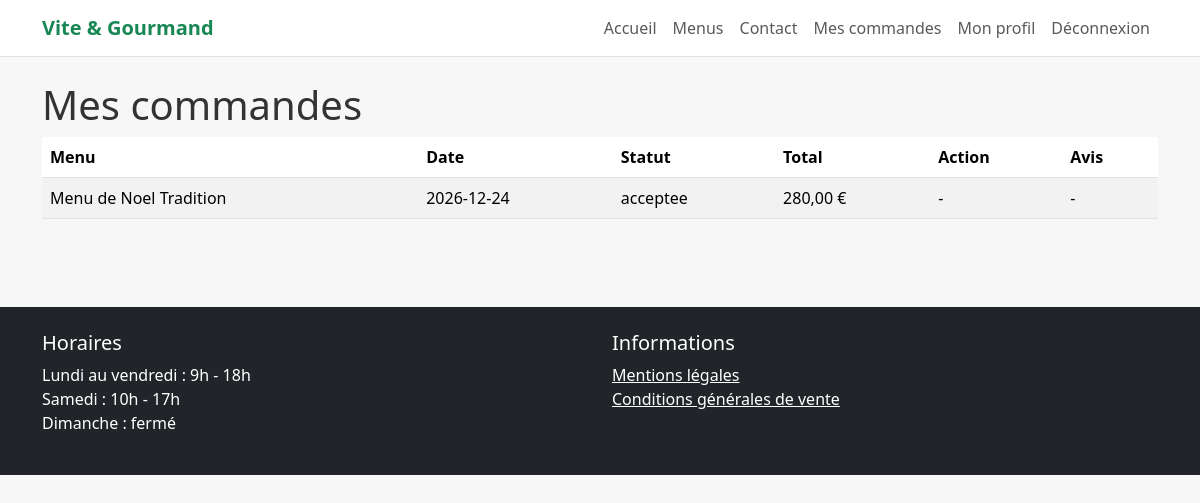
The page /user/orders (signed in) on the database its author committed.
### tables this page shows
CREATE TABLE commande (
  id_commande INT AUTO_INCREMENT PRIMARY KEY,
  id_utilisateur INT NOT NULL,
  id_menu INT NOT NULL,
  id_statut INT NOT NULL,
  date_prestation DATE NOT NULL,
  heure_livraison TIME NOT NULL,
  adresse_livraison VARCHAR(255) NOT NULL,
  ville_livraison VARCHAR(100) NOT NULL,
  nb_personnes INT NOT NULL,
  prix_menu DECIMAL(10,2) NOT NULL,
  frais_livraison DECIMAL(10,2) NOT NULL DEFAULT 0,
  reduction DECIMAL(10,2) NOT NULL DEFAULT 0,
  total DECIMAL(10,2) NOT NULL,
  date_commande DATETIME NOT NULL DEFAULT CURRENT_TIMESTAMP,
  CONSTRAINT fk_commande_utilisateur
    FOREIGN KEY (id_utilisateur) REFERENCES utilisateur(id_utilisateur),
  CONSTRAINT fk_commande_menu
    FOREIGN KEY (id_menu) REFERENCES menu(id_menu),
  CONSTRAINT fk_commande_statut
    FOREIGN KEY (id_statut) REFERENCES statut_commande(id_statut),
  CONSTRAINT chk_commande_nb_personnes CHECK (nb_personnes > 0),
  CONSTRAINT chk_commande_montants CHECK (
    prix_menu >= 0 AND frais_livraison >= 0 AND reduction >= 0 AND total >= 0
  )
);

CREATE TABLE menu (
  id_menu INT AUTO_INCREMENT PRIMARY KEY,
  id_theme INT NOT NULL,
  id_regime INT NOT NULL,
  titre VARCHAR(150) NOT NULL,
  description TEXT NOT NULL,
  nb_personnes_min INT NOT NULL,
  prix_minimum DECIMAL(10,2) NOT NULL,
  conditions_menu TEXT NOT NULL,
  stock_disponible INT NOT NULL DEFAULT 0,
  actif BOOLEAN NOT NULL DEFAULT TRUE,
  CONSTRAINT fk_menu_theme
    FOREIGN KEY (id_theme) REFERENCES theme(id_theme),
  CONSTRAINT fk_menu_regime
    FOREIGN KEY (id_regime) REFERENCES regime(id_regime),
  CONSTRAINT chk_menu_nb_personnes CHECK (nb_personnes_min > 0),
  CONSTRAINT chk_menu_prix CHECK (prix_minimum >= 0),
  CONSTRAINT chk_menu_stock CHECK (stock_disponible >= 0)
);

CREATE TABLE statut_commande (
  id_statut INT AUTO_INCREMENT PRIMARY KEY,
  libelle VARCHAR(80) NOT NULL UNIQUE,
  ordre_affichage INT NOT NULL
);

### app/core/Controller.php (called while the page is built, shortened)
<?php
class Controller
{
    protected function view(string $view, array $data = []): void
    {
        extract($data);
        require __DIR__ . '/../views/layouts/header.php';
        require __DIR__ . '/../views/' . $view . '.php';
        require __DIR__ . '/../views/layouts/footer.php';
    }
}

### app/controllers/UserController.php (called while the page is built, shortened)
<?php
class UserController extends Controller
{
    public function orders(): void
    {
        $pdo = Database::getConnection();
        $stmt = $pdo->prepare("SELECT c.*, m.titre AS menu_titre, s.libelle AS statut
                               FROM commande c
                               JOIN menu m ON m.id_menu = c.id_menu
                               JOIN statut_commande s ON s.id_statut = c.id_statut
                               WHERE c.id_utilisateur = :id
                               ORDER BY c.date_commande DESC");
        $stmt->execute(['id' => $_SESSION['user']['id']]);
        $this->view('user/orders', ['orders' => $stmt->fetchAll()]);
    }
}

### app/core/Router.php (called while the page is built, shortened)
<?php
class Router
{
    private array $routes = [];
    public function get(string $path, array $action): void
    {
        $this->routes['GET'][$path] = $action;
    }
    public function post(string $path, array $action): void
    {
        $this->routes['POST'][$path] = $action;
    }
    public function dispatch(string $method, string $uri): void
    {
        $path = parse_url($uri, PHP_URL_PATH);
        [$controllerClass, $methodName] = $this->routes[$method][$path];
        $controller = new $controllerClass();
        $controller->$methodName();
    }
}

### public/index.php (called while the page is built, shortened)
<?php
require_once __DIR__ . '/../app/core/Controller.php';
require_once __DIR__ . '/../app/core/Router.php';
require_once __DIR__ . '/../app/core/Security.php';
$router = new Router();
$router->get('/', [HomeController::class, 'index']);
$router->get('/menus', [MenuController::class, 'index']);
$router->get('/menu', [MenuController::class, 'show']);
$router->get('/login', [AuthController::class, 'loginForm']);
$router->post('/login', [AuthController::class, 'login']);
$router->get('/register', [AuthController::class, 'registerForm']);
$router->post('/register', [AuthController::class, 'register']);
$router->get('/logout', [AuthController::class, 'logout']);
$router->get('/contact', [ContactController::class, 'form']);
$router->post('/contact', [ContactController::class, 'send']);
$router->get('/orders/create', [OrderController::class, 'create']);
$router->post('/orders/store', [OrderController::class, 'store']);
$router->get('/user/orders', [UserController::class, 'orders']);
$router->get('/employee/dashboard', [EmployeeController::class, 'dashboard']);
$router->get('/employee/menus', [EmployeeController::class, 'menus']);
$router->get('/employee/menu-create', [EmployeeController::class, 'createMenu']);
$router->post('/employee/menu-store', [EmployeeController::class, 'storeMenu']);
$router->get('/employee/orders', [EmployeeController::class, 'orders']);
$router->post('/employee/order-status', [EmployeeController::class, 'updateOrderStatus']);
$router->get('/admin/dashboard', [AdminController::class, 'dashboard']);
$router->get('/admin/employees', [AdminController::class, 'employees']);
$router->post('/admin/employees/store', [AdminController::class, 'storeEmployee']);
$router->post('/admin/employees/toggle', [AdminController::class, 'toggleEmployee']);
$router->get('/api/menus', [ApiController::class, 'menus']);
$router->get('/password/forgot', [PasswordController::class, 'forgotForm']);
$router->post('/password/forgot', [PasswordController::class, 'sendLink']);
$router->get('/password/reset', [PasswordController::class, 'resetForm']);
$router->post('/password/reset', [PasswordController::class, 'reset']);
$router->get('/employee/menu-edit', [EmployeeController::class, 'editMenu']);
$router->post('/employee/menu-update', [EmployeeController::class, 'updateMenu']);
$router->post('/employee/menu-delete', [EmployeeController::class, 'deleteMenu']);
$router->get('/employee/plates', [PlateController::class, 'index']);
$router->post('/employee/plates/store', [PlateController::class, 'store']);
$router->post('/employee/plates/delete', [PlateController::class, 'delete']);
$router->get('/employee/hours', [HoursController::class, 'index']);
$router->post('/employee/hours/update', [HoursController::class, 'update']);
$router->get('/employee/contacts', [EmployeeController::class, 'contacts']);
$router->post('/employee/contact-treated', [EmployeeController::class, 'markContactTreated']);
$router->post('/user/order-cancel', [UserController::class, 'cancelOrder']);
$router->get('/user/profile', [UserController::class, 'profile']);
$router->post('/user/profile-update', [UserController::class, 'updateProfile']);
$router->get('/admin/stats.json', [AdminController::class, 'statsJson']);
$router->post('/user/review', [ReviewController::class, 'store']);
$router->get('/employee/reviews', [EmployeeController::class, 'reviews']);
$router->post('/employee/review-validate', [EmployeeController::class, 'validateReview']);
$router->dispatch($_SERVER['REQUEST_METHOD'], $_SERVER['REQUEST_URI']);

### app/core/Security.php (called while the page is built, shortened)
<?php
class Security
{
    public static function e(string $value): string
    {
        return htmlspecialchars($value, ENT_QUOTES, 'UTF-8');
    }
}

### app/views/user/orders.php (the view, shortened to what this page needs)
<h1>Mes commandes</h1>
<div class="table-responsive">
<table class="table table-striped">
    <thead><tr><th>Menu</th><th>Date</th><th>Statut</th><th>Total</th><th>Action</th><th>Avis</th></tr></thead>
    <tbody>
    <?php foreach ($orders as $order): ?>
        <tr>
            <td><?= Security::e($order['menu_titre']) ?></td>
            <td><?= Security::e($order['date_prestation']) ?></td>
            <td><?= Security::e($order['statut']) ?></td>
            <td><?= number_format((float)$order['total'], 2, ',', ' ') ?> €</td>
            <td>
                <?php if ($order['statut'] === 'en attente'): ?>
                    <form method="post" action="/user/order-cancel">
                        <input type="hidden" name="csrf_token" value="<?= Security::csrfToken() ?>">
                        <input type="hidden" name="id_commande" value="<?= (int)$order['id_commande'] ?>">
                        <button class="btn btn-sm btn-outline-danger">Annuler</button>
                    </form>
                <?php else: ?>-<?php endif; ?>
            </td>
            <td>
                <?php if ($order['statut'] === 'terminee'): ?>
                <form method="post" action="/user/review" class="d-flex gap-2">
                    <input type="hidden" name="csrf_token" value="<?= Security::csrfToken() ?>">
                    <input type="hidden" name="id_commande" value="<?= (int)$order['id_commande'] ?>">
                    <select name="note" class="form-select form-select-sm">
                        <option value="5">5</option><option value="4">4</option><option value="3">3</option><option value="2">2</option><option value="1">1</option>
                    </select>
                    <input name="commentaire" class="form-control form-control-sm" placeholder="Votre avis">
                    <button class="btn btn-sm btn-success">Envoyer</button>
                </form>
                <?php else: ?>
                    -
                <?php endif; ?>
            </td>
        </tr>
    <?php endforeach; ?>
    </tbody>
</table>
</div>

### public/assets/css/style.css (style rules this page uses)
body { background: #f7f7f7; color: #333; }

### rows shown on the page
commande: id_menu.titre "Menu de Noel Tradition", date_prestation "2026-12-24", id_statut.libelle "acceptee", total "280,00"
